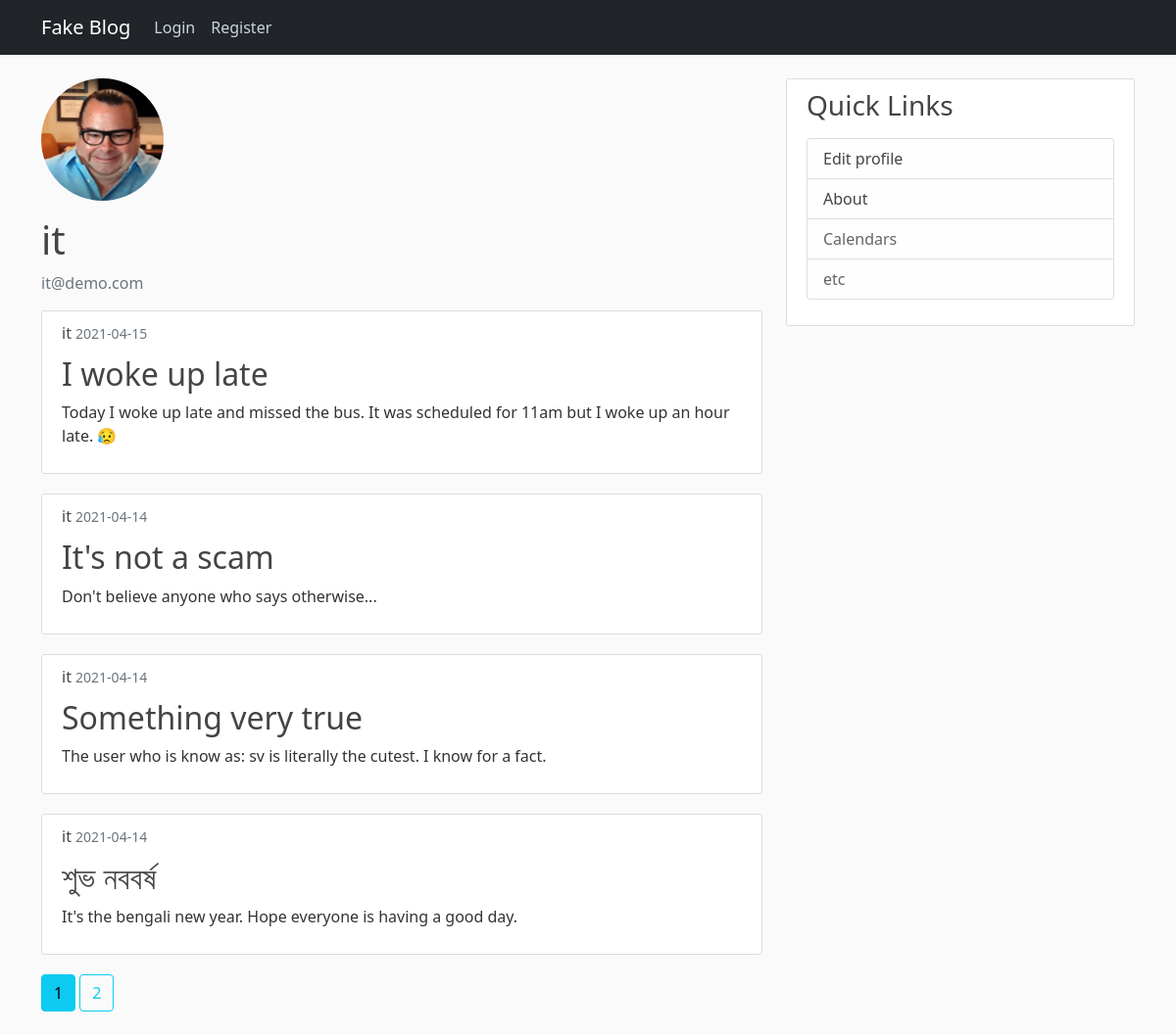
/it, run on the app's committed database.
### flaskblog/models.py (models this page shows, shortened)
class User(db.Model, UserMixin):
    id = db.Column(db.Integer, primary_key=True)
    username = db.Column(db.String(20), unique=True, nullable=False)
    email = db.Column(db.String(100), unique=True, nullable=False)
    image_file = db.Column(db.String(20), nullable=False, default='default.jpg')  # will be hashed to 20 chars
    password = db.Column(db.String(60), nullable=False)  # will be hashed to 60 chars
    posts = db.relationship('Post', backref='author', lazy=True)  # refers to the Post class

class Post(db.Model):
    id = db.Column(db.Integer, primary_key=True)
    title = db.Column(db.String(120), nullable=False)
    date_posted = db.Column(db.DateTime, nullable=False, default=datetime.utcnow)
    content = db.Column(db.Text, nullable=False)
    user_id = db.Column(db.Integer, db.ForeignKey('user.id'), nullable=False)  # refers to the id column in user table. Not class.

### flaskblog/routes.py (the view)
@app.route('/<string:username>', methods=["GET", "POST"])
def user_posts(username):
    page = request.args.get('page', 1, type=int)
    user = User.query.filter_by(username=username).first_or_404()
    posts = Post.query.filter_by(author=user).order_by(Post.date_posted.desc()).paginate(page=page, per_page=4)
    return render_template("user_posts.html", posts=posts, user=user, title=user.username)

### flaskblog/templates/user_posts.html
{% extends "layouts.html" %}
    {% block content %}
        <div class="media">
            <img class="rounded-circle account-img" src="{{ url_for('static', filename='profile_pic/' + user.image_file) }}" alt="Profile Picture">
            <div class="media-body">
                <h2 class="account-heading">{{ user.username }}</h2>
                <p class="text-secondary">{{ user.email }}</p>
            </div>
        </div>
        {% for post in posts.items %}
            <article class="content-section">
                <div class="media-body">
                    <div class="article-metadata">
                        <a class="article-metadata" href="{{ url_for('user_posts', username=post.author.username) }}">{{ post.author.username }}</a>
                        <small class="text-muted">{{ post.date_posted.strftime("%Y-%m-%d") }}</small>
                    </div>
                    <h2><a class="article-title" href="{{ url_for('post', post_id=post.id) }}">{{ post.title }}</a></h2>
                    <p class="article-content">{{ post.content }}</p>
                </div>
            </article>
        {% endfor %}
        {% for page_num in posts.iter_pages(left_edge=1, right_edge=1, right_current=2, left_current=1) %}
            {% if page_num %}
                {% if posts.page == page_num %}
                    <a class="btn btn-info mb-4" href="{{ url_for('user_posts', page=page_num, username=user.username) }}">{{ page_num }}</a>
                {% else %}
                    <a class="btn btn-outline-info mb-4" href="{{ url_for('user_posts', page=page_num, username=user.username) }}">{{ page_num }}</a>
                {% endif %}
            {% else %}
                ...
            {% endif %}
        {% endfor %}
    {% endblock content %}

### flaskblog/static/main.css (style rules this page uses)
body { background: #fafafa; color: #333333; margin-top: 5rem; }
h1, h2, h3, h4, h5, h6 { color: #444444; }
.content-section { background: #ffffff; padding: 10px 20px; border: 1px solid #dddddd; border-radius: 3px; margin-bottom: 20px; }
.article-title { color: #444444; text-decoration: none; }
.article-content { white-space: pre-line; }
.article-metadata { color: #444444; padding-bottom: 1px; margin-bottom: 10px; text-decoration: none; }
.account-img { height: 125px; width: 125px; margin-right: 20px; margin-bottom: 16px; }
.account-heading { font-size: 2.5rem; }

### data on the page
User: image_file (picture), username "it", email "it@demo.com"
Post: author.username "it", date_posted "2021-04-15", title "I woke up late", content "Today I woke up late and missed the bus. It was scheduled for 11am but I woke up an hour late. 😥"
Post: author.username "it", date_posted "2021-04-14", title "It's not a scam", content "Don't believe anyone who says otherwise..."
Post: author.username "it", date_posted "2021-04-14", title "Something very true", content "The user who is know as: sv is literally the cutest. I know for a fact."
Post: author.username "it", date_posted "2021-04-14", title "শুভ নববর্ষ", content "It's the bengali new year. Hope everyone is having a good day."

### other printed values
{{ page_num }} "1"
{{ page_num }} "2"
